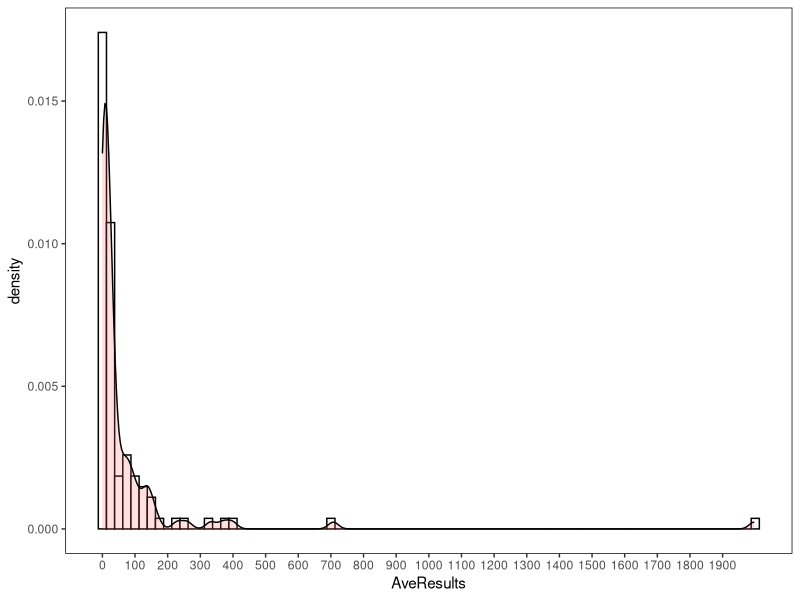
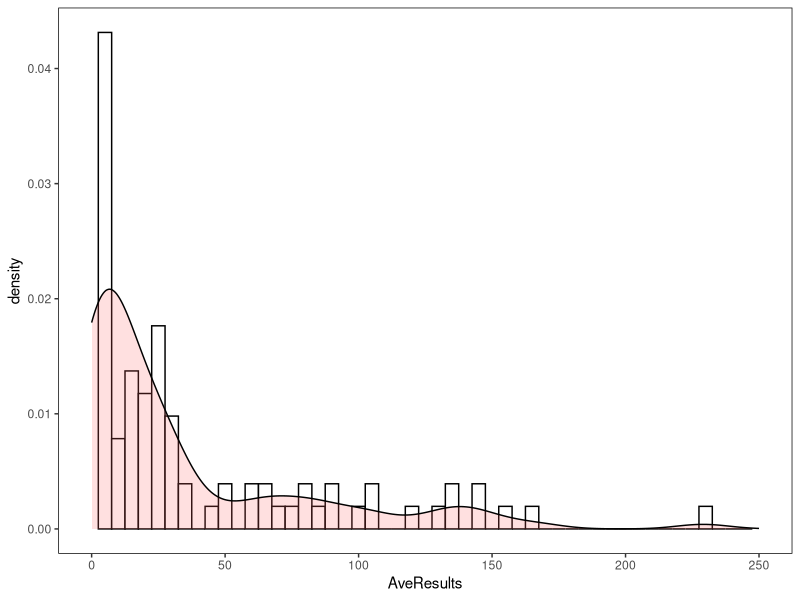
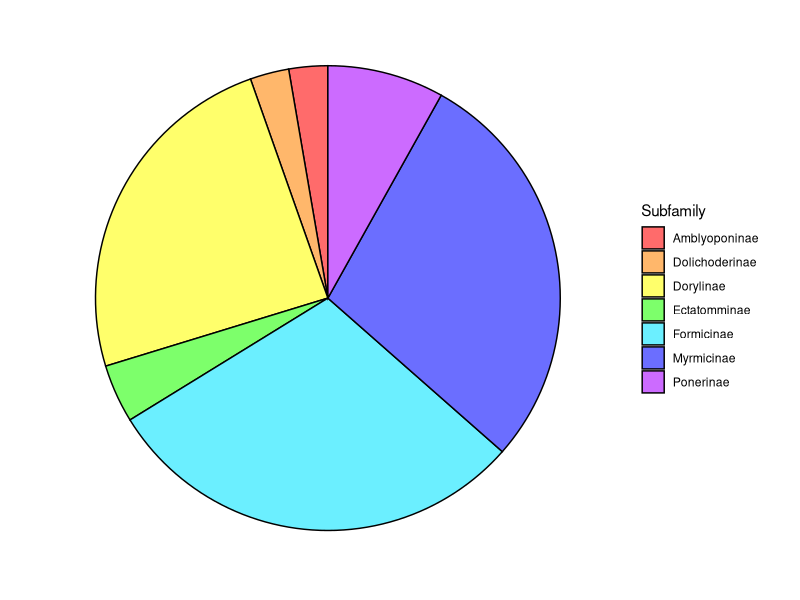
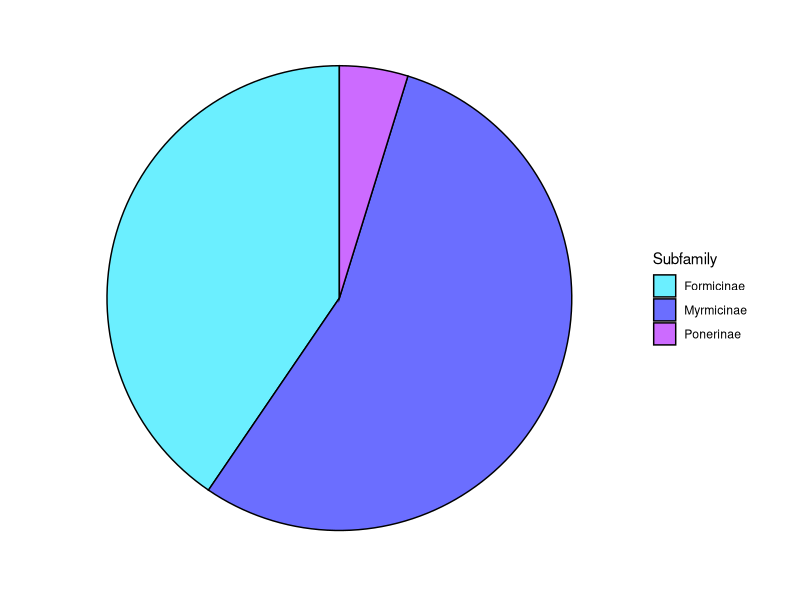
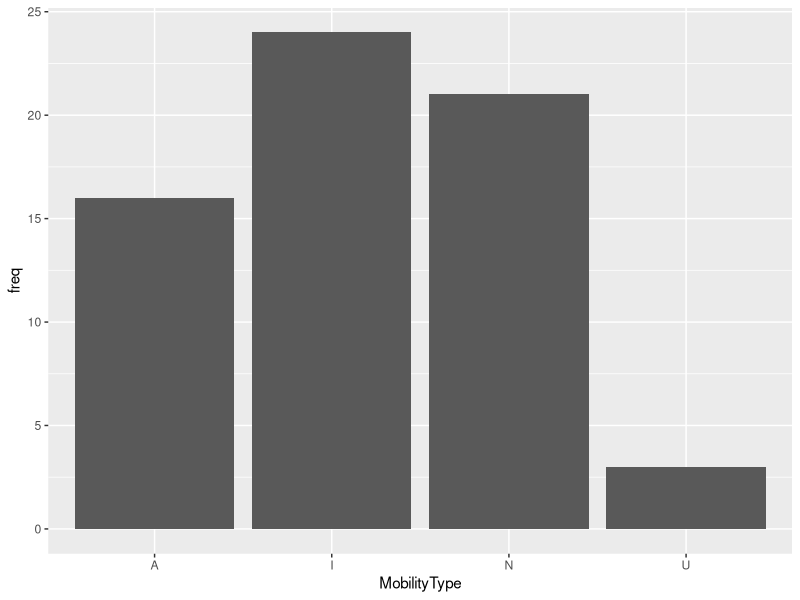
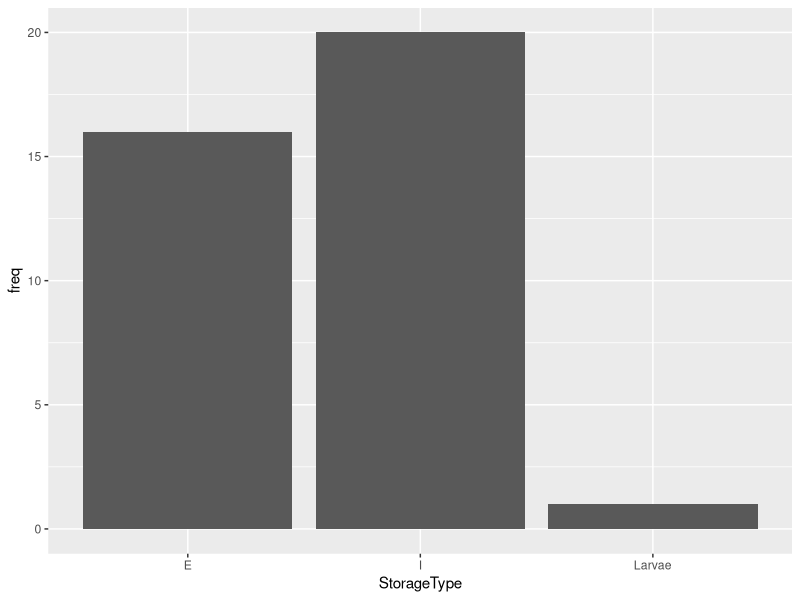

The R script that drew these images, in order:
#Set Working Directory
setwd("C:/Users/jessa/Documents/AntMetaAnalysis")

#Load in Packages
library(dplyr)
library(plyr)
library(ggplot2)

#Import data 
Rank <- read.table("Data/Ranking.txt", header = TRUE, sep = "\t")
SpeciesData <- read.table("Data/SpeciesLevel.txt", header = TRUE, sep = "\t") #NO RANK ADJUSTMENT

#Blank theme for ggplot
blank_theme <- theme_minimal() +
  theme(
    axis.title.x = element_blank(),
    axis.title.y = element_blank(),
    panel.border = element_blank(),
    panel.grid = element_blank(),
    axis.ticks = element_blank(),
    axis.text.x = element_blank(),
    axis.text.y = element_blank(),
    plot.title = element_text(size = 14, face = "bold")
  )

############################################################################################## Rank Plot

Rank <- Rank %>% mutate_at(vars(AveResults), funs(round(., 1)))

#Full data histogram
ggplot(Rank, aes(x = AveResults)) +
  geom_histogram(aes(y = ..density..), binwidth = 25, colour = "black", fill = "white") +
  geom_density(alpha=.2, fill="#FF6666") +
  scale_x_continuous(breaks = round(seq(min(Rank$AveResults),
                                        max(Rank$AveResults),
                                        by = 100), 1)) +
  theme(panel.grid.major = element_blank(),
        panel.grid.minor = element_blank(),
        panel.background = element_blank(),
        panel.border = element_rect(colour = "black", fill = NA))

# Zoomed in 
ggplot(Rank, aes(x = AveResults)) +
  geom_histogram(aes(y = ..density..), binwidth = 5, colour = "black", fill = "white") +
  geom_density(alpha=.2, fill="#FF6666") +
  scale_x_continuous(breaks = round(seq(min(Rank$AveResults), max(Rank$AveResults), by = 50), 1)) +
  theme(panel.grid.major = element_blank(),
        panel.grid.minor = element_blank(),
        panel.background = element_blank(),
        panel.border = element_rect(colour = "black", fill = NA)) +
  xlim(0, 250)

############################################################################################## Subfamily data Occurrence
str(SpeciesData)
SpeciesData$Subfamily <- as.factor(SpeciesData$Subfamily)
str(SpeciesData$Subfamily)
levels(SpeciesData$Subfamily)
SpeciesData$StorageYN <- as.factor(SpeciesData$StorageYN)
str(SpeciesData$StorageYN)
levels(SpeciesData$StorageYN)
SpeciesData$StorageType <- as.factor(SpeciesData$StorageType)
str(SpeciesData$StorageType)
levels(SpeciesData$StorageType)
SpeciesData$MobilityType <- as.factor(SpeciesData$MobilityType)
str(SpeciesData$MobilityType)
levels(SpeciesData$MobilityType)
SpeciesData$MobilityYN <- as.factor(SpeciesData$MobilityYN)
str(SpeciesData$MobilityYN)
levels(SpeciesData$MobilityYN)
str(SpeciesData)

#Subsets for Mobility and Storage data with NO RANK ADJUSTMENT
MobSpecies <- SpeciesData[!is.na(SpeciesData$MobilityYN),] #74 obs.
StoSpecies <- SpeciesData[!is.na(SpeciesData$StorageYN),] #42 obs.

MobSpeciesY <- MobSpecies[!(MobSpecies$MobilityYN == "N"),] #74 obs.
MobSpeciesN <- MobSpecies[!(MobSpecies$MobilityYN == "Y"),] #3 obs.

StoSpeciesY <- StoSpecies[!(StoSpecies$StorageYN == "N"),] #38 obs.
StoSpeciesN <- StoSpecies[!(StoSpecies$StorageYN == "Y"),] #4 obs.

#Occurrence of mobility data split among subfamilies - as pie chart
ggplot(data = MobSpecies, aes(x = factor(1), fill = Subfamily)) +
  geom_bar(color = "black") +
  coord_polar("y", start = 0) +
  scale_fill_manual(values = c("#ff6b6b",
                               "#ffb76b",
                               "#ffff6b",
                               "#7dff6b",
                               "#6befff",
                               "#6b6eff",
                               "#cc6bff")) +
  blank_theme

#Occurrence of storage data split among subfamilies - as pie chart
ggplot(data = StoSpecies, aes(x = factor(1), fill = Subfamily)) +
  geom_bar(color = "black") +
  coord_polar("y", start = 0) +
  scale_fill_manual(values = c("#6befff",
                               "#6b6eff",
                               "#cc6bff")) +
  blank_theme

############################################################################################## Type Counts

#Mobility
MobSpeciesType <- MobSpeciesY[!is.na(MobSpeciesY$MobilityType),]
MoTypeCount <- count(MobSpeciesType, "MobilityType")
str(MoTypeCount)

ggplot(MoTypeCount, aes(x = MobilityType, y = freq)) +
  geom_bar(stat = "identity")

#Storage
StoSpeciesType <- StoSpeciesY[!is.na(StoSpeciesY$StorageType),]
StTypeCount <- count(StoSpeciesType, "StorageType")
str(StTypeCount)

ggplot(StTypeCount, aes(x = StorageType, y = freq)) +
  geom_bar(stat = "identity")
